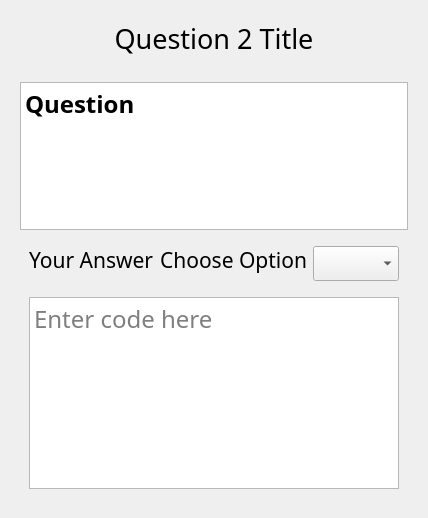
            <widget class="QWidget" name="q2_page">
             <layout class="QVBoxLayout" name="verticalLayout_12">
              <item>
               <widget class="QWidget" name="q2_header" native="true">
                <property name="minimumSize">
                 <size>
                  <width>0</width>
                  <height>50</height>
                 </size>
                </property>
                <property name="maximumSize">
                 <size>
                  <width>16777215</width>
                  <height>75</height>
                 </size>
                </property>
                <layout class="QHBoxLayout" name="horizontalLayout_16">
                 <item>
                  <widget class="QLabel" name="q2_title">
                   <property name="font">
                    <font>
                     <family>Orbitron</family>
                     <pointsize>20</pointsize>
                    </font>
                   </property>
                   <property name="text">
                    <string>Question 2 Title</string>
                   </property>
                   <property name="alignment">
                    <set>Qt::AlignCenter</set>
                   </property>
                  </widget>
                 </item>
                </layout>
               </widget>
              </item>
              <item>
               <widget class="QWidget" name="qn_2" native="true">
                <layout class="QVBoxLayout" name="verticalLayout_10">
                 <item>
                  <widget class="QWidget" name="widget_2" native="true">
                   <property name="maximumSize">
                    <size>
                     <width>16777215</width>
                     <height>150</height>
                    </size>
                   </property>
                   <layout class="QVBoxLayout" name="verticalLayout_11">
                    <property name="spacing">
                     <number>0</number>
                    </property>
                    <property name="leftMargin">
                     <number>0</number>
                    </property>
                    <property name="topMargin">
                     <number>1</number>
                    </property>
                    <property name="rightMargin">
                     <number>0</number>
                    </property>
                    <property name="bottomMargin">
                     <number>1</number>
                    </property>
                    <item>
                     <widget class="QPlainTextEdit" name="plainTextEdit">
                      <property name="font">
                       <font>
                        <family>Agency FB</family>
                        <pointsize>18</pointsize>
                        <weight>75</weight>
                        <bold>true</bold>
                       </font>
                      </property>
                      <property name="readOnly">
                       <bool>true</bool>
                      </property>
                      <property name="plainText">
                       <string>Question</string>
                      </property>
                     </widget>
                    </item>
                   </layout>
                  </widget>
                 </item>
                 <item>
                  <widget class="QWidget" name="widget" native="true">
                   <property name="maximumSize">
                    <size>
                     <width>16777215</width>
                     <height>45</height>
                    </size>
                   </property>
                   <layout class="QHBoxLayout" name="horizontalLayout_14">
                    <item>
                     <widget class="QLabel" name="label">
                      <property name="font">
                       <font>
                        <family>Orbitron</family>
                        <pointsize>16</pointsize>
                       </font>
                      </property>
                      <property name="text">
                       <string>Your Answer</string>
                      </property>
                     </widget>
                    </item>
                    <item>
                     <widget class="QLabel" name="label_2">
                      <property name="font">
                       <font>
                        <family>Orbitron</family>
                        <pointsize>16</pointsize>
                       </font>
                      </property>
                      <property name="text">
                       <string>Choose Option</string>
                      </property>
                      <property name="alignment">
                       <set>Qt::AlignRight|Qt::AlignTrailing|Qt::AlignVCenter</set>
                      </property>
                     </widget>
                    </item>
                    <item>
                     <widget class="QComboBox" name="comboBox">
                      <property name="minimumSize">
                       <size>
                        <width>0</width>
                        <height>35</height>
                       </size>
                      </property>
                      <property name="maximumSize">
                       <size>
                        <width>175</width>
                        <height>16777215</height>
                       </size>
                      </property>
                      <property name="font">
                       <font>
                        <family>Orbitron</family>
                        <pointsize>12</pointsize>
                       </font>
                      </property>
                     </widget>
                    </item>
                   </layout>
                  </widget>
                 </item>
                 <item>
                  <widget class="QWidget" name="widget_5" native="true">
                   <layout class="QVBoxLayout" name="verticalLayout_3">
                    <item>
                     <widget class="QPlainTextEdit" name="plainTextEdit_3">
                      <property name="font">
                       <font>
                        <family>Agency FB</family>
                        <pointsize>18</pointsize>
                        <weight>50</weight>
                        <bold>false</bold>
                       </font>
                      </property>
                      <property name="placeholderText">
                       <string>Enter code here</string>
                      </property>
                     </widget>
                    </item>
                   </layout>
                  </widget>
                 </item>
                </layout>
               </widget>
              </item>
             </layout>
            </widget>
